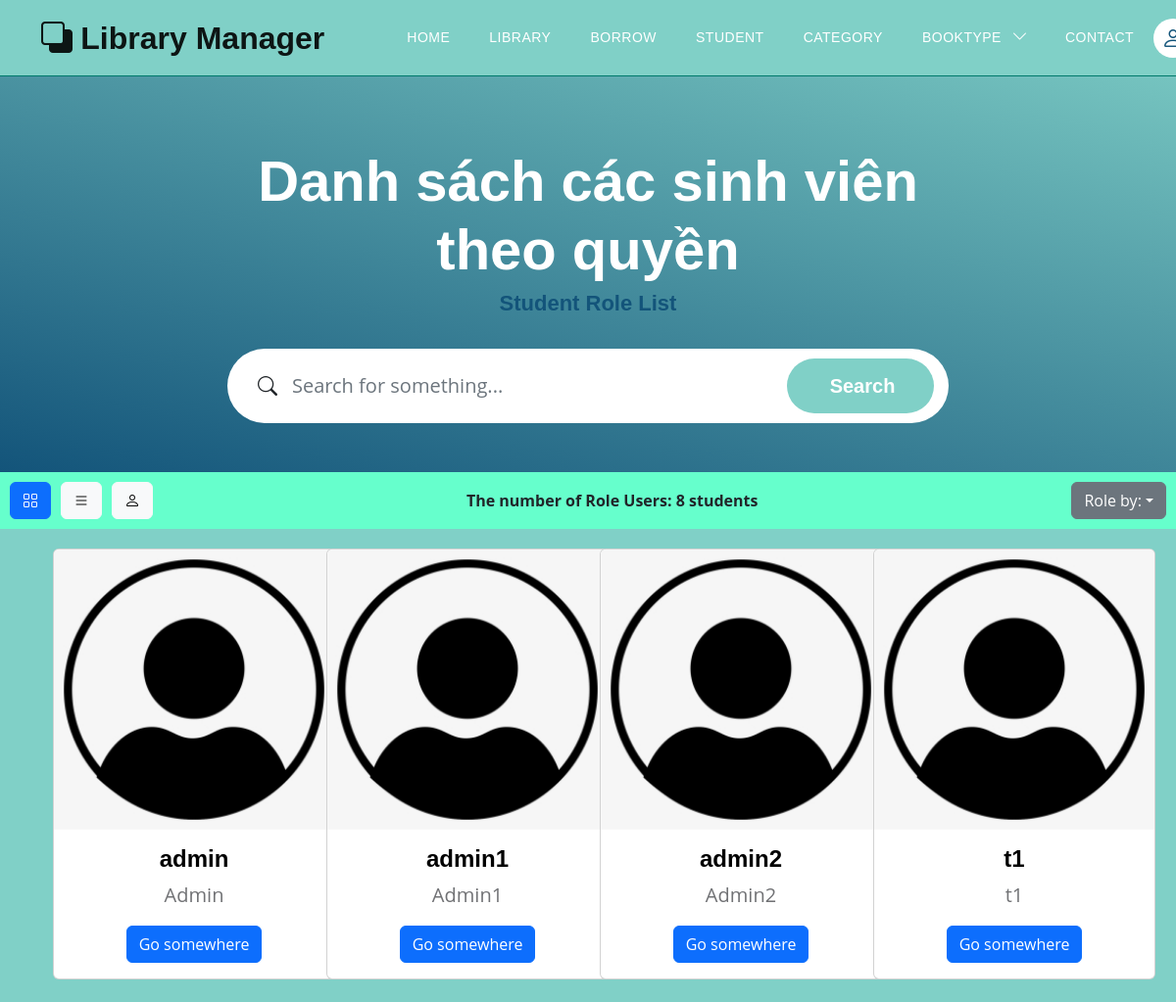
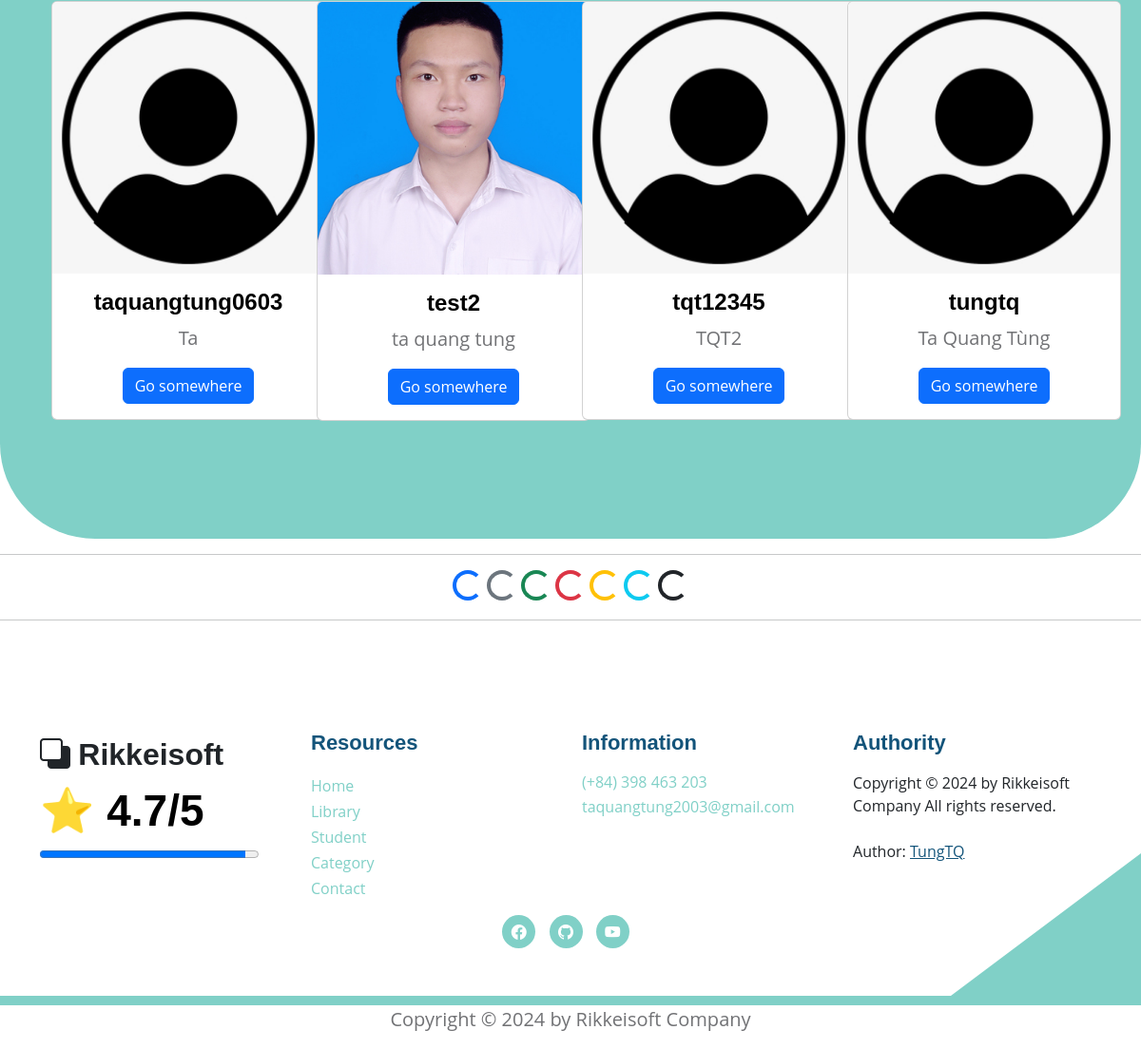
Screenshot of /users/sort_user?view=0&choice=User with the database file from the repository (2 pictures, top to bottom).
### models.py (models this page shows)
class User(Base):
    __tablename__ = 'users'
    username = Column(String(30), primary_key=True, unique=True, index=True)
    fullname = Column(String(100), index=True)
    email = Column(String(100), index=True)
    password = Column(String(100), index=True)
    role = Column(Integer, index=True)
    delete_flag = Column(Integer, index=True)
    avatar = Column(String(500), index=True, nullable=True)     # Trường thông tin avatar
    books = relationship("Book", back_populates="user")
    comments = relationship("CommentBook", back_populates="usercomment")
    join_requests = relationship('JoinAdmin', back_populates='user')

### routers/student.py (the view)
@router.get('/users/sort_user', response_class=HTMLResponse)
async def search_student_role(view: int, choice: str, request: Request, db: Session = Depends(models.get_db)):
    mean_star = function.get_mean_star(db)
    all_category2 = db.query(models.Category).filter(models.Category.delete_flag != 1).all()
    if choice == "SuperAdmin":
        this_user = db.query(models.User).filter(models.User.role == 2)
    elif choice == "Admin":
        this_user = db.query(models.User).filter(models.User.role == 1)
    elif choice == "User":
        this_user = db.query(models.User).filter(models.User.role == 0)
    this_user = this_user.filter(models.User.delete_flag != 1).order_by(models.User.username).all()
    total_this_user = len(this_user)
    return templates.TemplateResponse("students/student_role.html", {
        "request": request,
        "view": view,
        "this_user": this_user,
        "total_this_user": total_this_user,
        "mean_star": mean_star,
        "all_category2": all_category2})

### templates/students/student_role.html (shortened to what this page needs)
{% extends "base.html" %}
{% block content %}
<section class="hero-section d-flex justify-content-center align-items-center" id="section_1"
    style="padding-bottom: 50px;">
    <div class="container">
        <div class="row">
            <div class="col-lg-8 col-12 mx-auto">
                <h1 class="text-white text-center"> Danh sách các sinh viên theo quyền </h1>
                <h6 class="text-center"> Student Role List </h6>
                <form action="/users/search_students?view={{view}}" method="get" class="custom-form mt-4 pt-2 mb-lg-0 mb-5"
                    role="search">
                    <div class="input-group input-group-lg">
                        <span class="input-group-text bi-search" id="basic-addon1">
                        </span>
                        <input name="searching" type="search" class="form-control" id="searching"
                            placeholder="Search for something..." aria-label="Search">
                        <button type="submit" class="form-control">Search</button>
                    </div>
                </form>
            </div>
        </div>
    </div>
</section>
{% if view == 0 %}
<div style="background-color: #66FFCC; padding: 10px;">
    <div class="button-container" style="display: flex; justify-content: space-between; align-items: center;">
        <div style="display: flex; align-items: center;">
            <button class="btn btn-primary button" style="margin-right: 10px;">
                <a href="/users?view=0" style="color: inherit; text-decoration: none;">
                    <i class="bi bi-grid"></i>
                </a>
            </button>
            <button class="btn btn-light button" style="margin-right: 10px;">
                <a href="/users?view=1" style="color: inherit; text-decoration: none;">
                    <i class="bi bi-list"></i>
                </a>
            </button>
            <button class="btn btn-light button">
                <a href="/authority/requirements" style="color: inherit; text-decoration: none;">
                    <i class="bi bi-person"></i>
                </a>
            </button>
        </div>
        <div style="text-align: center;">
            <label><b>The number of Role Users: {{ total_this_user }} students</b></label>
        </div>
        <div class="dropdown" style="text-align: right;">
            <button class="btn btn-secondary dropdown-toggle" type="button" data-bs-toggle="dropdown" aria-expanded="false">Role by:</button>
        </div>
    </div>
</div>
<section class="featured-section" style="padding-top: 10px">
    <div class="container">
        <div class="container text-center bg-body-secondary">
            <div style="padding-top: 110px;">
                <div class="row">
                    {% for student in this_user %}
                    <div class="col-md-6 col-lg-4 col-xl-3 mb-4">
                        <div class="card" style="width: 18rem;">
                            {% if student.avatar %}
                                <img src="/static/media/{{student.avatar}}" class="card-img-top"
                                alt="https://placehold.co/200x150"
                                style="object-fit: cover; width:287px; height: 287px;
                                    transition: transform 0.3s ease-in-out, filter 0.3s ease-in-out;"
                                onmouseover="this.style.transform='scale(1.1)'; this.style.filter='brightness(80%)';"
                                onmouseout="this.style.transform='scale(1)'; this.style.filter='brightness(100%)';">
                            {% else %}
                                <img src="/static/images/default_avatar.png" class="card-img-top"
                                alt="https://placehold.co/200x150"
                                style="transition: transform 0.3s ease-in-out, filter 0.3s ease-in-out;"
                                onmouseover="this.style.transform='scale(1.1)'; this.style.filter='brightness(80%)';"
                                onmouseout="this.style.transform='scale(1)'; this.style.filter='brightness(100%)';">
                            {% endif %}
                            <div class="card-body">
                                <h5 class="card-title"> {{student.username}} </h5>
                                <p class="card-text"> {{student.fullname}} </p>
                                {% if request.cookies.get('token') %}
                                <div class="btn-group mt-auto" role="group" aria-label="Button Click">
                                    <a href="detail_student?username_choice={{student.username}}" class="btn btn-primary"> Show Infor </a>
                                    <a href="get_admin?finded_username={{student.username}}" class="btn btn-warning"> Change Rule </a>
                                </div>
                                {% else %}
                                <a href="detail_student?username_choice={{student.username}}" class="btn btn-primary">Go somewhere</a>
                                {% endif %}
                            </div>
                        </div>
                    </div>
                    {% endfor %}
                </div>
            </div>
        </div>
    </div>
</section>
{% endif %}
<hr>
<div style="text-align: center;">
    <div class="spinner-border text-primary" role="status">
    </div>
    <div class="spinner-border text-secondary" role="status">
    </div>
    <div class="spinner-border text-success" role="status">
    </div>
    <div class="spinner-border text-danger" role="status">
    </div>
    <div class="spinner-border text-warning" role="status">
    </div>
    <div class="spinner-border text-info" role="status">
    </div>
    <div class="spinner-border text-dark" role="status">
    </div>
</div>
<hr>
{% endblock content %}

### static/css/templatemo-topic-listing.css (style rules this page uses)
:root { --white-color: #ffffff; --primary-color: #13547a; --secondary-color: #80d0c7; --section-bg-color: #f0f8ff; --custom-btn-bg-color: #80d0c7; --custom-btn-bg-hover-color: #13547a; --dark-color: #000000; --p-color: #717275; --border-color: #7fffd4; --link-hover-color: #13547a; --body-font-family: 'Open Sans', sans-serif; --title-font-family: 'Montserrat', sans-serif; --h1-font-size: 58px; --h2-font-size: 46px; --h3-font-size: 32px; --h4-font-size: 28px; --h5-font-size: 24px; --h6-font-size: 22px; --p-font-size: 20px; --menu-font-size: 14px; --btn-font-size: 18px; --copyright-font-size: 16px; --border-radius-large: 100px; --border-radius-medium: 20px; --border-radius-small: 10px; --font-weight-normal: 400; --font-weight-medium: 500; --font-weight-semibold: 600; --font-weight-bold: 700; }
body { background-color: var(--white-color); font-family: var(--body-font-family); }
h2, h3, h4, h5, h6 { color: var(--dark-color); }
h1, h2, h3, h4, h5, h6 { font-family: var(--title-font-family); font-weight: var(--font-weight-semibold); }
h1 { font-size: var(--h1-font-size); font-weight: var(--font-weight-bold); }
h5 { font-size: var(--h5-font-size); }
h6 { color: var(--primary-color); font-size: var(--h6-font-size); }
p { color: var(--p-color); font-size: var(--p-font-size); font-weight: var(--font-weight-normal); }
a, button { touch-action: manipulation; transition: all 0.3s; }
a { display: inline-block; color: var(--primary-color); text-decoration: none; }
b, strong { font-weight: var(--font-weight-bold); }
.hero-section { background-image: linear-gradient(15deg, #13547a 0%, #80d0c7 100%); position: relative; overflow: hidden; padding-top: 150px; padding-bottom: 150px; }
.hero-section .input-group { background-color: var(--white-color); border-radius: var(--border-radius-large); padding: 10px 15px; }
.hero-section .input-group-text { background-color: transparent; border: 0; }
.hero-section input[type="search"] { border: 0; box-shadow: none; margin-bottom: 0; padding-left: 0; }
.hero-section button[type="submit"] { background-color: var(--primary-color); border: 0; border-radius: var(--border-radius-large) !important; color: var(--white-color); max-width: 150px; }
.featured-section { background-color: var(--secondary-color); border-radius: 0 0 100px 100px; padding-bottom: 100px; }
.featured-section .row { position: relative; bottom: 100px; margin-bottom: -100px; }
.custom-form .form-control { border-radius: var(--border-radius-large); color: var(--p-color); margin-bottom: 24px; padding-top: 13px; padding-bottom: 13px; padding-left: 20px; outline: none; }
.custom-form button[type="submit"] { background: var(--custom-btn-bg-color); border: none; border-radius: var(--border-radius-large); color: var(--white-color); font-family: var(--title-font-family); font-size: var(--p-font-size); font-weight: var(--font-weight-semibold); transition: all 0.3s; margin-bottom: 0; }

### rows the page displays
User: username "admin", fullname "Admin"
User: username "admin1", fullname "Admin1"
User: username "admin2", fullname "Admin2"
User: username "t1", fullname "t1"
User: username "taquangtung0603", fullname "Ta"
User: avatar (picture), username "test2", fullname "ta quang tung"
User: username "tqt12345", fullname "TQT2"
User: username "tungtq", fullname "Ta Quang Tùng"

### other values shown
{{ total_this_user }} "8"
{{ mean_star }} "4.7"
